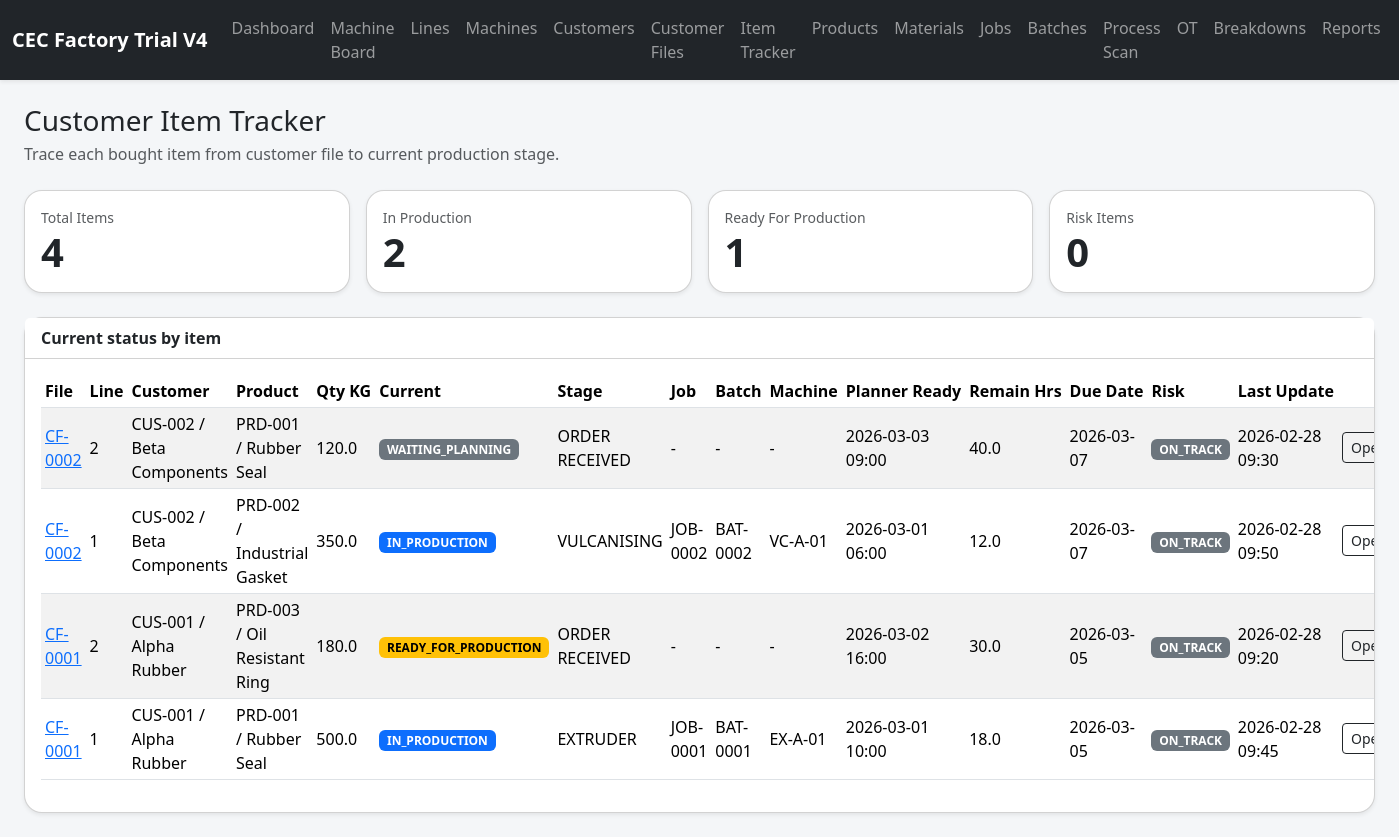
Screenshot of /item-tracker with the database file from the repository.
### tables this page shows
CREATE TABLE customer_files (
            id INTEGER PRIMARY KEY AUTOINCREMENT,
            file_no TEXT UNIQUE NOT NULL,
            customer_id INTEGER NOT NULL,
            order_date TEXT NOT NULL,
            due_date TEXT,
            po_no TEXT,
            remarks TEXT,
            status TEXT NOT NULL DEFAULT 'OPEN',
            created_at TEXT NOT NULL DEFAULT CURRENT_TIMESTAMP,
            FOREIGN KEY(customer_id) REFERENCES customers(id)
        );

CREATE TABLE customers (
            id INTEGER PRIMARY KEY AUTOINCREMENT,
            code TEXT UNIQUE NOT NULL,
            name TEXT NOT NULL,
            created_at TEXT NOT NULL DEFAULT CURRENT_TIMESTAMP
        );

CREATE TABLE products (
            id INTEGER PRIMARY KEY AUTOINCREMENT,
            sku TEXT UNIQUE NOT NULL,
            name TEXT NOT NULL,
            unit TEXT NOT NULL DEFAULT 'KG',
            created_at TEXT NOT NULL DEFAULT CURRENT_TIMESTAMP
        );

CREATE TABLE customer_file_items (
            id INTEGER PRIMARY KEY AUTOINCREMENT,
            customer_file_id INTEGER NOT NULL,
            line_no INTEGER NOT NULL,
            product_id INTEGER NOT NULL,
            ordered_qty_kg REAL NOT NULL,
            target_line_id INTEGER,
            remarks TEXT,
            status TEXT NOT NULL DEFAULT 'PENDING_JOB',
            planned_job_id INTEGER,
            created_at TEXT NOT NULL DEFAULT CURRENT_TIMESTAMP,
            FOREIGN KEY(customer_file_id) REFERENCES customer_files(id),
            FOREIGN KEY(product_id) REFERENCES products(id),
            FOREIGN KEY(target_line_id) REFERENCES production_lines(id),
            FOREIGN KEY(planned_job_id) REFERENCES jobs(id)
        );

CREATE TABLE item_planner_updates (
            id INTEGER PRIMARY KEY AUTOINCREMENT,
            item_id INTEGER NOT NULL UNIQUE,
            planner_status TEXT NOT NULL DEFAULT 'WAITING_PLANNING',
            remaining_hours REAL,
            ready_at TEXT,
            note TEXT,
            updated_at TEXT NOT NULL DEFAULT CURRENT_TIMESTAMP,
            FOREIGN KEY(item_id) REFERENCES customer_file_items(id)
        );

CREATE TABLE item_tracking_events (
            id INTEGER PRIMARY KEY AUTOINCREMENT,
            item_id INTEGER NOT NULL,
            event_time TEXT NOT NULL DEFAULT CURRENT_TIMESTAMP,
            event_type TEXT NOT NULL,
            stage_name TEXT,
            status_label TEXT,
            source_ref TEXT,
            user_role TEXT NOT NULL DEFAULT 'SYSTEM',
            note TEXT,
            FOREIGN KEY(item_id) REFERENCES customer_file_items(id)
        );

CREATE TABLE process_logs (
            id INTEGER PRIMARY KEY AUTOINCREMENT,
            batch_id INTEGER NOT NULL,
            process_name TEXT NOT NULL,
            scan_time TEXT NOT NULL,
            input_qty_kg REAL NOT NULL,
            good_qty_kg REAL NOT NULL,
            reject_qty_kg REAL NOT NULL DEFAULT 0,
            operator_name TEXT,
            machine_id INTEGER,
            machine_name TEXT,
            line_id INTEGER,
            next_action TEXT NOT NULL DEFAULT 'MOVE_NEXT',
            remarks TEXT,
            FOREIGN KEY(batch_id) REFERENCES batches(id),
            FOREIGN KEY(machine_id) REFERENCES machines(id),
            FOREIGN KEY(line_id) REFERENCES production_lines(id)
        );

CREATE TABLE jobs (
            id INTEGER PRIMARY KEY AUTOINCREMENT,
            job_no TEXT UNIQUE NOT NULL,
            customer_id INTEGER NOT NULL,
            product_id INTEGER NOT NULL,
            planned_date TEXT NOT NULL,
            planned_qty_kg REAL NOT NULL,
            target_line_id INTEGER,
            source_customer_file_id INTEGER,
            source_customer_file_item_id INTEGER,
            remarks TEXT,
            status TEXT NOT NULL DEFAULT 'OPEN',
            created_at TEXT NOT NULL DEFAULT CURRENT_TIMESTAMP,
            FOREIGN KEY(customer_id) REFERENCES customers(id),
            FOREIGN KEY(product_id) REFERENCES products(id),
            FOREIGN KEY(target_line_id) REFERENCES production_lines(id),
            FOREIGN KEY(source_customer_file_id) REFERENCES customer_files(id),
            FOREIGN KEY(source_customer_file_item_id) REFERENCES customer_file_items(id)
        );

CREATE TABLE batches (
            id INTEGER PRIMARY KEY AUTOINCREMENT,
            batch_no TEXT UNIQUE NOT NULL,
            job_id INTEGER NOT NULL,
            recipe_code TEXT,
            planned_input_kg REAL NOT NULL,
            current_process TEXT NOT NULL DEFAULT 'NOT_STARTED',
            status TEXT NOT NULL DEFAULT 'OPEN',
            barcode_text TEXT NOT NULL,
            assigned_line_id INTEGER,
            created_at TEXT NOT NULL DEFAULT CURRENT_TIMESTAMP,
            FOREIGN KEY(job_id) REFERENCES jobs(id),
            FOREIGN KEY(assigned_line_id) REFERENCES production_lines(id)
        );

### app.py (the view)
@app.route('/item-tracker')
def item_tracker():
    rows = get_item_tracker_rows()
    summary = {
        'total': len(rows),
        'in_production': sum(1 for row in rows if row.get('status') == 'IN_PRODUCTION'),
        'waiting_planning': sum(1 for row in rows if row.get('status') == 'WAITING_PLANNING'),
        'ready': sum(1 for row in rows if row.get('status') == 'READY_FOR_PRODUCTION'),
        'risk': sum(1 for row in rows if row.get('risk') == 'RISK'),
    }
    return render_template('item_tracker.html', rows=rows, summary=summary)

### app.py (called while the page is built)
def get_db() -> sqlite3.Connection:
    if 'db' not in g:
        conn = sqlite3.connect(DB_PATH)
        conn.row_factory = sqlite3.Row
        g.db = conn
    return g.db

def query_all(sql: str, params: tuple = ()) -> list[sqlite3.Row]:
    cur = get_db().execute(sql, params)
    rows = cur.fetchall()
    cur.close()
    return rows

def query_one(sql: str, params: tuple = ()) -> sqlite3.Row | None:
    cur = get_db().execute(sql, params)
    row = cur.fetchone()
    cur.close()
    return row

def _parse_dt(value: str | None) -> datetime | None:
    if not value:
        return None
    value = value.strip().replace('T', ' ')
    for fmt in ('%Y-%m-%d %H:%M', '%Y-%m-%d %H:%M:%S', '%Y-%m-%d'):
        try:
            return datetime.strptime(value, fmt)
        except ValueError:
            continue
    return None

def get_item_tracker_rows() -> list[dict[str, Any]]:
    item_ids = [row['id'] for row in query_all('SELECT id FROM customer_file_items ORDER BY id DESC')]
    rows = [get_item_tracking_snapshot(item_id) for item_id in item_ids]
    return [row for row in rows if row]

### templates/item_tracker.html
{% extends 'base.html' %}
{% block content %}
<div class="d-flex justify-content-between align-items-center mb-4 flex-wrap gap-2">
  <div>
    <h1 class="h3 mb-1">Customer Item Tracker</h1>
    <p class="text-muted mb-0">Trace each bought item from customer file to current production stage.</p>
  </div>
</div>
<div class="row g-3 mb-4">
  <div class="col-md-3"><div class="card shadow-sm"><div class="card-body"><div class="text-muted small">Total Items</div><div class="display-6 fw-semibold">{{ summary.total }}</div></div></div></div>
  <div class="col-md-3"><div class="card shadow-sm"><div class="card-body"><div class="text-muted small">In Production</div><div class="display-6 fw-semibold">{{ summary.in_production }}</div></div></div></div>
  <div class="col-md-3"><div class="card shadow-sm"><div class="card-body"><div class="text-muted small">Ready For Production</div><div class="display-6 fw-semibold">{{ summary.ready }}</div></div></div></div>
  <div class="col-md-3"><div class="card shadow-sm"><div class="card-body"><div class="text-muted small">Risk Items</div><div class="display-6 fw-semibold">{{ summary.risk }}</div></div></div></div>
</div>
<div class="card shadow-sm">
  <div class="card-header bg-white"><strong>Current status by item</strong></div>
  <div class="card-body table-responsive">
    <table class="table table-striped table-sm align-middle">
      <thead>
        <tr>
          <th>File</th>
          <th>Line</th>
          <th>Customer</th>
          <th>Product</th>
          <th>Qty KG</th>
          <th>Current</th>
          <th>Stage</th>
          <th>Job</th>
          <th>Batch</th>
          <th>Machine</th>
          <th>Planner Ready</th>
          <th>Remain Hrs</th>
          <th>Due Date</th>
          <th>Risk</th>
          <th>Last Update</th>
          <th></th>
        </tr>
      </thead>
      <tbody>
        {% for row in rows %}
        <tr>
          <td><a href="{{ url_for('customer_file_detail', file_id=row.customer_file_id) }}">{{ row.file_no }}</a></td>
          <td>{{ row.line_no }}</td>
          <td>{{ row.customer_code }} / {{ row.customer_name }}</td>
          <td>{{ row.sku }} / {{ row.product_name }}</td>
          <td>{{ row.ordered_qty_kg }}</td>
          <td>
            <span class="badge text-bg-{% if row.status == 'COMPLETED' %}success{% elif row.status == 'IN_PRODUCTION' %}primary{% elif row.status == 'HOLD' %}danger{% elif row.status == 'READY_FOR_PRODUCTION' %}warning{% else %}secondary{% endif %}">
              {{ row.status }}
            </span>
          </td>
          <td>{{ row.current_stage }}</td>
          <td>{{ row.job_no or '-' }}</td>
          <td>{{ row.batch_no or '-' }}</td>
          <td>{{ row.latest_machine or '-' }}</td>
          <td>{{ row.ready_at or '-' }}</td>
          <td>{{ row.remaining_hours if row.remaining_hours is not none else '-' }}</td>
          <td>{{ row.due_date or '-' }}</td>
          <td><span class="badge text-bg-{% if row.risk == 'RISK' %}danger{% elif row.risk == 'TIGHT' %}warning{% else %}secondary{% endif %}">{{ row.risk }}</span></td>
          <td>{{ row.last_update or '-' }}</td>
          <td><a class="btn btn-sm btn-outline-dark" href="{{ url_for('item_tracker_detail', item_id=row.id) }}">Open</a></td>
        </tr>
        {% else %}
        <tr><td colspan="16" class="text-center text-muted">No customer items found.</td></tr>
        {% endfor %}
      </tbody>
    </table>
  </div>
</div>
{% endblock %}

### static/style.css (style rules this page uses)
body { background: #f4f6f8; }
.card, .machine-tile { border-radius: 18px; }
.table thead th { white-space: nowrap; }

### rows the page displays
customer_files: file_no "CF-0002" "CF-0002", due_date "2026-03-07" "2026-03-07"
customers: customer_code "CUS-002" "CUS-002", customer_name "Beta Components" "Beta Components"
products: sku "PRD-001" "PRD-001", product_name "Rubber Seal" "Rubber Seal"
customer_file_items: ordered_qty_kg "120.0"
item_planner_updates: status "WAITING_PLANNING", ready_at "2026-03-03 09:00", remaining_hours "40.0"
item_tracking_events: event_time "2026-02-28 09:30"
products: sku "PRD-002", product_name "Industrial Gasket"
customer_file_items: ordered_qty_kg "350.0"
process_logs: current_stage "VULCANISING"
jobs: job_no "JOB-0002"
batches: batch_no "BAT-0002"
item_planner_updates: ready_at "2026-03-01 06:00", remaining_hours "12.0"
item_tracking_events: event_time "2026-02-28 09:50"
customer_files: file_no "CF-0001" "CF-0001", due_date "2026-03-05" "2026-03-05"
customers: customer_code "CUS-001" "CUS-001", customer_name "Alpha Rubber" "Alpha Rubber"
products: sku "PRD-003", product_name "Oil Resistant Ring"
customer_file_items: ordered_qty_kg "180.0"
item_planner_updates: status "READY_FOR_PRODUCTION", ready_at "2026-03-02 16:00", remaining_hours "30.0"
item_tracking_events: event_time "2026-02-28 09:20"
customer_file_items: ordered_qty_kg "500.0"
process_logs: current_stage "EXTRUDER"
jobs: job_no "JOB-0001"
batches: batch_no "BAT-0001"
item_planner_updates: ready_at "2026-03-01 10:00", remaining_hours "18.0"
item_tracking_events: event_time "2026-02-28 09:45"

### other values shown
{{ summary.total }} "4"
{{ summary.in_production }} "2"
{{ summary.ready }} "1"
{{ summary.risk }} "0"
{{ row.line_no }} "2" "1" "2" "1"
{{ row.current_stage }} "ORDER RECEIVED" "ORDER RECEIVED"
{{ row.job_no or '-' }} "-" "-"
{{ row.batch_no or '-' }} "-" "-"
{{ row.latest_machine or '-' }} "-" "VC-A-01" "-" "EX-A-01"
{{ row.risk }} "ON_TRACK" "ON_TRACK" "ON_TRACK" "ON_TRACK"
{{ row.status }} "IN_PRODUCTION" "IN_PRODUCTION"
